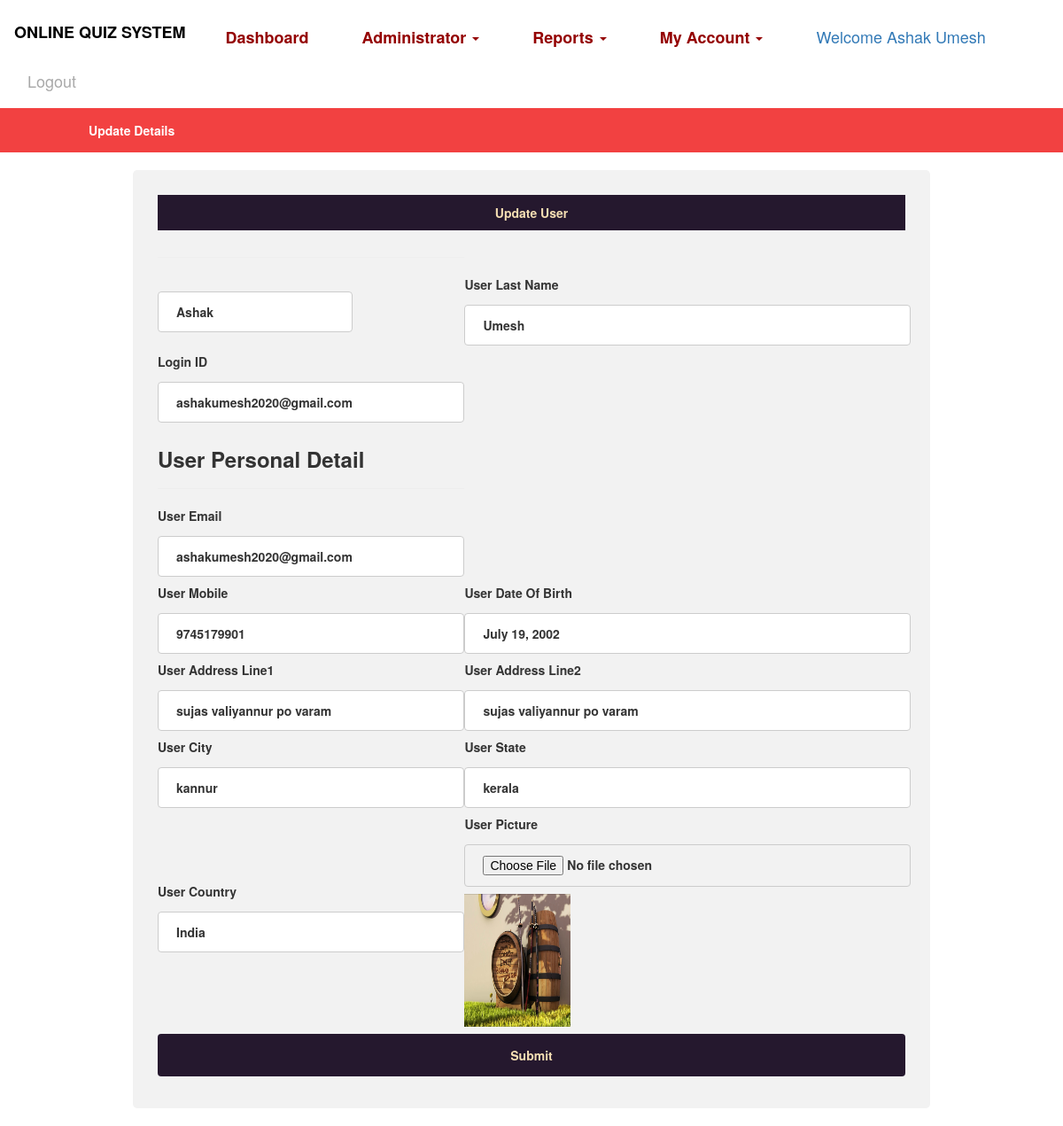
/edittutor/17 (signed in), run on the app's committed database.
### Quiz/models.py (models this page shows, shortened)
class UserDetail(models.Model):
    user = models.ForeignKey(User, on_delete=models.CASCADE, null=True)
    cat = models.CharField(max_length=30, null=True)
    gender = models.CharField(max_length=30, null=True)
    mobile = models.CharField(max_length=10, null=True)
    add1 = models.CharField(max_length=100, null=True)
    add2 = models.CharField(max_length=100, null=True)
    city = models.CharField(max_length=50, null=True)
    state = models.CharField(max_length=50, null=True)
    country = models.CharField(max_length=50, null=True)
    img = models.FileField(null=True)
    dob = models.DateField(null=True)

### Quiz/views.py (the view, shortened to what this page needs)
# urls.py: path('edittutor/<int:pid>',EditTutor, name='edittutor'),
def EditTutor(request,pid):
    if not request.user.is_authenticated:
        return redirect('tutorlogin')
    data = UserDetail.objects.get(id=pid)
    d = {'data': data}
    return render(request, 'edittutor.html',d)

### Quiz/templates/edittutor.html (shortened to what this page needs)
{% extends 'base2.html' %}
{% load static %}
{% block body %}
<div style="background-color:rgb(242,65,65);padding:15px">
        <table width="1000" align="center">
    <tr><th style="color:white"><b>Update Details</b></th>
    </tr>
</table>
</div>
<body>
<div class="container">
<p><b>Update User</b></p>
<table width="850">
  <form action="" method="post" enctype="multipart/form-data">
<tr>
	<th><h3><b><Update Tutor></b></h3><hr></th>
</tr>
    <tr>
    <th><label for="fname"><User First Name</label>
    <input type="text" id="fname" name="fname" value="{{data.user.first_name}}"></th>
    <th><label for="lname"><b>User Last Name</b></label>
    <input type="text" id="lname" name="lname" value="{{data.user.last_name}}"></th>
 </tr>
 <tr>
    <th><label for="Login ID"><b>Login ID</b></label>
    <input type="text" id="loginid" name="loginid" value="{{data.user.username}}"></th>
 </tr>
<tr>
	<th><h3><b>User Personal Detail</b></h3><hr></th>
</tr>
<tr>
 	<th><label for="email"><b>User Email</b></label>
	<input type="email" id="email" name="email" value="{{data.user.email}}"></th>
</tr>
<tr>
	<tr>
    <th><label for="mobile"><b>User Mobile</b></label>
    <input type="text" id="mob" name="mob" value="{{data.mobile}}"></th>
    <th><label for="dob"><b>User Date Of Birth</b></label>
    <input type="text" id="dob" name="dob" value="{{data.dob}}" readonly></th>
 </tr>
 <tr>
    <th><label for="address1"><b>User Address Line1</b></label>
    <input type="text" id="address1" name="address1" value="{{data.add1}}"></th>
    <th><label for="address2"><b>User Address Line2</b></label>
    <input type="text" id="address2" name="address2" value="{{data.add2}}"></th>
 </tr>
<tr>
     <th><label for="user_city"><b>User City</b></label>
    <input type="text" id="user_city" name="user_city" value="{{data.city}}"></th></th>
     <th><label for="user_state"><b>User State</b></label>
    <input type="text" id="user_state" name="user_state" value="{{data.state}}"></th></th>
 </tr>
<tr>
     <th><label for="user_country"><b>User Country</b></label>
         <input type="text" id="user_country" name="user_country" value="{{data.country}}"></th>
<th><label for="image"><b>User Picture</b></label>
<input type="file" id="image" name="image" placeholder="choose file">
    <img src="{{data.img.url}}" style="width:120px;height:150px">
</th>
</tr>
</table>
    <b><input type="submit" value="Submit"></b>
</div>
{% endblock %}

### Quiz/templates/base2.html (shortened to what this page needs)
<!DOCTYPE html>
<html lang="en">
<head>
    {% load static %}
  <link rel="stylesheet" href="https://maxcdn.bootstrapcdn.com/bootstrap/3.4.0/css/bootstrap.min.css">
  <link rel = stylesheet href = "//cdn.datatables.net/1.10.19/css/jquery.dataTables.min.css">
</head>
<body>
<nav class="navbar navbar-expand-sm bg-info navbar-dark" style="background-color:white">
    <ul class="nav navbar-nav">
      <li class="navbar-brand" style="color:rgb(0, 0, 0)"><h4><b>ONLINE QUIZ SYSTEM</b></h4></li>
            <li class="navbar-brand"><a href="{% url 'userdashboard' %}" style="color:rgb(148, 0, 0)"><b>Dashboard</b></a></li>
      <li class="navbar-brand"><a class="dropdown-toggle" data-toggle="dropdown" href="#" style="color:rgb(148, 0, 0);bottom-padding:18px"><b>Administrator</b>  <span class="caret"></span></a>
      </li>
      <li class="navbar-brand"><a class="dropdown-toggle" data-toggle="dropdown" href="#" style="color:rgb(148, 0, 0);bottom-padding:18px"><b>Reports</b>  <span class="caret"></span></a>
      </li>
      <li class="navbar-brand"><a class="dropdown-toggle" data-toggle="dropdown" href="#" style="color:rgb(148, 0, 0);bottom-padding:18px"><b>My Account</b>  <span class="caret"></span></a>
      </li>
        <li class="navbar-brand"> <a href="#" style="color:rgb(148, 0, 0) margin-top:25px">Welcome {{request.user.first_name}} {{request.user.last_name}}</a></li>
        <li class="navbar-brand"><a href="{% url 'logout' %}" style="color:darkgrey">Logout</a></li>
    </ul>
</nav>
{% block body %}
{% endblock %}
</body>
</html>

### Quiz/templates/base2.html (style rules this page uses)
input[type=submit] { background-color: rgb(37, 24, 46); border: none; color: wheat; text-decoration: none; cursor: pointer; }

### Quiz/templates/edittutor.html (style rules this page uses)
p { background-color:rgb(37,24,46) ; padding:10px; color:wheat; text-align:center }
input[type=text] ,input[type=date],input[type=file] ,input[type=password],input[type=email],select { width: 100%; padding: 12px 20px; margin: 8px 0; display: inline-block; border: 1px solid #ccc; border-radius: 4px; box-sizing: border-box; }
input[type=submit] { width: 100%; background-color: rgb(37,24,46); color: wheat; padding: 14px 20px; margin: 8px 0; border: none; border-radius: 4px; cursor: pointer; }
.container { margin-top:20px; margin-bottom:20px; width:900px; float:center; border-radius: 5px; background-color: #f2f2f2; padding: 28px; }

### data on the page
UserDetail: fname "Ashak", lname "Umesh", loginid "ashakumesh2020@gmail.com", email "ashakumesh2020@gmail.com", mob "9745179901", dob "July 19, 2002", address1 "sujas valiyannur po varam", address2 "sujas valiyannur po varam", user_city "kannur", user_state "kerala", user_country "India", img (picture)

### other printed values
{{ request.user.first_name }} "Ashak"
{{ request.user.last_name }} "Umesh"
